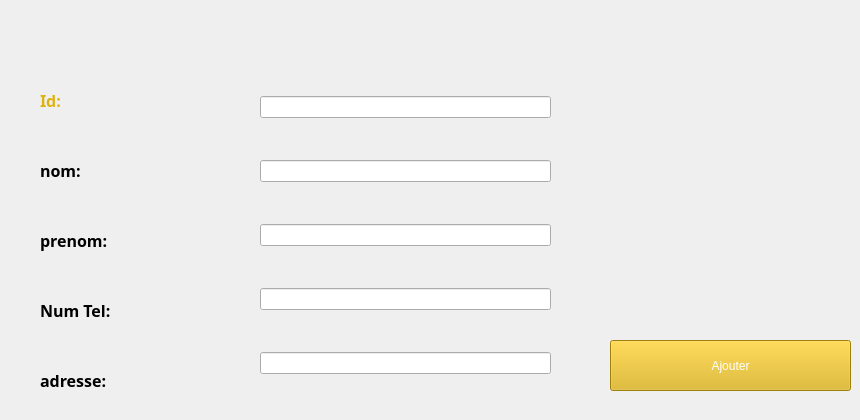
    <widget class="QWidget" name="tab">
     <attribute name="title">
      <string>Ajouter Client</string>
     </attribute>
     <widget class="QWidget" name="verticalLayoutWidget">
      <property name="geometry">
       <rect>
        <x>260</x>
        <y>60</y>
        <width>291</width>
        <height>351</height>
       </rect>
      </property>
      <layout class="QVBoxLayout" name="verticalLayout">
       <item>
        <widget class="QLineEdit" name="lineEdit_id">
         <property name="text">
          <string/>
         </property>
        </widget>
       </item>
       <item>
        <widget class="QLineEdit" name="lineEdit_nom"/>
       </item>
       <item>
        <widget class="QLineEdit" name="lineEditprenom"/>
       </item>
       <item>
        <widget class="QLineEdit" name="lineEdit_numtel"/>
       </item>
       <item>
        <widget class="QLineEdit" name="lineEditadresse"/>
       </item>
      </layout>
     </widget>
     <widget class="QLabel" name="label_4">
      <property name="geometry">
       <rect>
        <x>40</x>
        <y>80</y>
        <width>201</width>
        <height>41</height>
       </rect>
      </property>
      <property name="palette">
       <palette>
        <active>
         <colorrole role="WindowText">
          <brush brushstyle="SolidPattern">
           <color alpha="255">
            <red>222</red>
            <green>179</green>
            <blue>15</blue>
           </color>
          </brush>
         </colorrole>
         <colorrole role="Button">
          <brush brushstyle="SolidPattern">
           <color alpha="255">
            <red>96</red>
            <green>96</green>
            <blue>96</blue>
           </color>
          </brush>
         </colorrole>
         <colorrole role="Text">
          <brush brushstyle="SolidPattern">
           <color alpha="255">
            <red>222</red>
            <green>179</green>
            <blue>15</blue>
           </color>
          </brush>
         </colorrole>
         <colorrole role="ButtonText">
          <brush brushstyle="SolidPattern">
           <color alpha="255">
            <red>222</red>
            <green>179</green>
            <blue>15</blue>
           </color>
          </brush>
         </colorrole>
         <colorrole role="Base">
          <brush brushstyle="SolidPattern">
           <color alpha="255">
            <red>96</red>
            <green>96</green>
            <blue>96</blue>
           </color>
          </brush>
         </colorrole>
         <colorrole role="Window">
          <brush brushstyle="SolidPattern">
           <color alpha="255">
            <red>96</red>
            <green>96</green>
            <blue>96</blue>
           </color>
          </brush>
         </colorrole>
         <colorrole role="PlaceholderText">
          <brush brushstyle="NoBrush">
           <color alpha="128">
            <red>222</red>
            <green>179</green>
            <blue>15</blue>
           </color>
          </brush>
         </colorrole>
        </active>
        <inactive>
         <colorrole role="WindowText">
          <brush brushstyle="SolidPattern">
           <color alpha="255">
            <red>222</red>
            <green>179</green>
            <blue>15</blue>
           </color>
          </brush>
         </colorrole>
         <colorrole role="Button">
          <brush brushstyle="SolidPattern">
           <color alpha="255">
            <red>96</red>
            <green>96</green>
            <blue>96</blue>
           </color>
          </brush>
         </colorrole>
         <colorrole role="Text">
          <brush brushstyle="SolidPattern">
           <color alpha="255">
            <red>222</red>
            <green>179</green>
            <blue>15</blue>
           </color>
          </brush>
         </colorrole>
         <colorrole role="ButtonText">
          <brush brushstyle="SolidPattern">
           <color alpha="255">
            <red>222</red>
            <green>179</green>
            <blue>15</blue>
           </color>
          </brush>
         </colorrole>
         <colorrole role="Base">
          <brush brushstyle="SolidPattern">
           <color alpha="255">
            <red>96</red>
            <green>96</green>
            <blue>96</blue>
           </color>
          </brush>
         </colorrole>
         <colorrole role="Window">
          <brush brushstyle="SolidPattern">
           <color alpha="255">
            <red>96</red>
            <green>96</green>
            <blue>96</blue>
           </color>
          </brush>
         </colorrole>
         <colorrole role="PlaceholderText">
          <brush brushstyle="NoBrush">
           <color alpha="128">
            <red>222</red>
            <green>179</green>
            <blue>15</blue>
           </color>
          </brush>
         </colorrole>
        </inactive>
        <disabled>
         <colorrole role="WindowText">
          <brush brushstyle="SolidPattern">
           <color alpha="255">
            <red>222</red>
            <green>179</green>
            <blue>15</blue>
           </color>
          </brush>
         </colorrole>
         <colorrole role="Button">
          <brush brushstyle="SolidPattern">
           <color alpha="255">
            <red>96</red>
            <green>96</green>
            <blue>96</blue>
           </color>
          </brush>
         </colorrole>
         <colorrole role="Text">
          <brush brushstyle="SolidPattern">
           <color alpha="255">
            <red>222</red>
            <green>179</green>
            <blue>15</blue>
           </color>
          </brush>
         </colorrole>
         <colorrole role="ButtonText">
          <brush brushstyle="SolidPattern">
           <color alpha="255">
            <red>222</red>
            <green>179</green>
            <blue>15</blue>
           </color>
          </brush>
         </colorrole>
         <colorrole role="Base">
          <brush brushstyle="SolidPattern">
           <color alpha="255">
            <red>96</red>
            <green>96</green>
            <blue>96</blue>
           </color>
          </brush>
         </colorrole>
         <colorrole role="Window">
          <brush brushstyle="SolidPattern">
           <color alpha="255">
            <red>96</red>
            <green>96</green>
            <blue>96</blue>
           </color>
          </brush>
         </colorrole>
         <colorrole role="PlaceholderText">
          <brush brushstyle="NoBrush">
           <color alpha="128">
            <red>222</red>
            <green>179</green>
            <blue>15</blue>
           </color>
          </brush>
         </colorrole>
        </disabled>
       </palette>
      </property>
      <property name="font">
       <font>
        <family>Arial Black</family>
        <pointsize>12</pointsize>
        <weight>75</weight>
        <bold>true</bold>
       </font>
      </property>
      <property name="styleSheet">
       <string notr="true"/>
      </property>
      <property name="text">
       <string>Id:</string>
      </property>
     </widget>
     <widget class="QLabel" name="label_5">
      <property name="geometry">
       <rect>
        <x>40</x>
        <y>150</y>
        <width>201</width>
        <height>41</height>
       </rect>
      </property>
      <property name="font">
       <font>
        <family>Arial Black</family>
        <pointsize>12</pointsize>
        <weight>75</weight>
        <bold>true</bold>
       </font>
      </property>
      <property name="text">
       <string>nom:</string>
      </property>
     </widget>
     <widget class="QLabel" name="label_6">
      <property name="geometry">
       <rect>
        <x>40</x>
        <y>220</y>
        <width>201</width>
        <height>41</height>
       </rect>
      </property>
      <property name="font">
       <font>
        <family>Arial Black</family>
        <pointsize>12</pointsize>
        <weight>75</weight>
        <bold>true</bold>
       </font>
      </property>
      <property name="text">
       <string>prenom:</string>
      </property>
     </widget>
     <widget class="QLabel" name="label_7">
      <property name="geometry">
       <rect>
        <x>40</x>
        <y>290</y>
        <width>201</width>
        <height>41</height>
       </rect>
      </property>
      <property name="font">
       <font>
        <family>Arial Black</family>
        <pointsize>12</pointsize>
        <weight>75</weight>
        <bold>true</bold>
       </font>
      </property>
      <property name="text">
       <string>Num Tel:</string>
      </property>
     </widget>
     <widget class="QLabel" name="label_8">
      <property name="geometry">
       <rect>
        <x>40</x>
        <y>360</y>
        <width>201</width>
        <height>41</height>
       </rect>
      </property>
      <property name="font">
       <font>
        <family>Arial Black</family>
        <pointsize>12</pointsize>
        <weight>75</weight>
        <bold>true</bold>
       </font>
      </property>
      <property name="text">
       <string>adresse:</string>
      </property>
     </widget>
     <widget class="QPushButton" name="AjouterClient">
      <property name="geometry">
       <rect>
        <x>610</x>
        <y>340</y>
        <width>241</width>
        <height>51</height>
       </rect>
      </property>
      <property name="palette">
       <palette>
        <active>
         <colorrole role="WindowText">
          <brush brushstyle="SolidPattern">
           <color alpha="255">
            <red>255</red>
            <green>255</green>
            <blue>255</blue>
           </color>
          </brush>
         </colorrole>
         <colorrole role="Button">
          <brush brushstyle="SolidPattern">
           <color alpha="255">
            <red>222</red>
            <green>179</green>
            <blue>15</blue>
           </color>
          </brush>
         </colorrole>
         <colorrole role="Text">
          <brush brushstyle="SolidPattern">
           <color alpha="255">
            <red>255</red>
            <green>255</green>
            <blue>255</blue>
           </color>
          </brush>
         </colorrole>
         <colorrole role="ButtonText">
          <brush brushstyle="SolidPattern">
           <color alpha="255">
            <red>255</red>
            <green>255</green>
            <blue>255</blue>
           </color>
          </brush>
         </colorrole>
         <colorrole role="Base">
          <brush brushstyle="SolidPattern">
           <color alpha="255">
            <red>222</red>
            <green>179</green>
            <blue>15</blue>
           </color>
          </brush>
         </colorrole>
         <colorrole role="Window">
          <brush brushstyle="SolidPattern">
           <color alpha="255">
            <red>222</red>
            <green>179</green>
            <blue>15</blue>
           </color>
          </brush>
         </colorrole>
         <colorrole role="Highlight">
          <brush brushstyle="SolidPattern">
           <color alpha="255">
            <red>0</red>
            <green>31</green>
            <blue>56</blue>
           </color>
          </brush>
         </colorrole>
         <colorrole role="PlaceholderText">
          <brush brushstyle="NoBrush">
           <color alpha="128">
            <red>255</red>
            <green>255</green>
            <blue>255</blue>
           </color>
          </brush>
         </colorrole>
        </active>
        <inactive>
         <colorrole role="WindowText">
          <brush brushstyle="SolidPattern">
           <color alpha="255">
            <red>255</red>
            <green>255</green>
            <blue>255</blue>
           </color>
          </brush>
         </colorrole>
         <colorrole role="Button">
          <brush brushstyle="SolidPattern">
           <color alpha="255">
            <red>222</red>
            <green>179</green>
            <blue>15</blue>
           </color>
          </brush>
         </colorrole>
         <colorrole role="Text">
          <brush brushstyle="SolidPattern">
           <color alpha="255">
            <red>255</red>
            <green>255</green>
            <blue>255</blue>
           </color>
          </brush>
         </colorrole>
         <colorrole role="ButtonText">
          <brush brushstyle="SolidPattern">
           <color alpha="255">
            <red>255</red>
            <green>255</green>
            <blue>255</blue>
           </color>
          </brush>
         </colorrole>
         <colorrole role="Base">
          <brush brushstyle="SolidPattern">
           <color alpha="255">
            <red>222</red>
            <green>179</green>
            <blue>15</blue>
           </color>
          </brush>
         </colorrole>
         <colorrole role="Window">
          <brush brushstyle="SolidPattern">
           <color alpha="255">
            <red>222</red>
            <green>179</green>
            <blue>15</blue>
           </color>
          </brush>
         </colorrole>
         <colorrole role="Highlight">
          <brush brushstyle="SolidPattern">
           <color alpha="255">
            <red>0</red>
            <green>31</green>
            <blue>56</blue>
           </color>
          </brush>
         </colorrole>
         <colorrole role="PlaceholderText">
          <brush brushstyle="NoBrush">
           <color alpha="128">
            <red>255</red>
            <green>255</green>
            <blue>255</blue>
           </color>
          </brush>
         </colorrole>
        </inactive>
        <disabled>
         <colorrole role="WindowText">
          <brush brushstyle="SolidPattern">
           <color alpha="255">
            <red>255</red>
            <green>255</green>
            <blue>255</blue>
           </color>
          </brush>
         </colorrole>
         <colorrole role="Button">
          <brush brushstyle="SolidPattern">
           <color alpha="255">
            <red>222</red>
            <green>179</green>
            <blue>15</blue>
           </color>
          </brush>
         </colorrole>
         <colorrole role="Text">
          <brush brushstyle="SolidPattern">
           <color alpha="255">
            <red>255</red>
            <green>255</green>
            <blue>255</blue>
           </color>
          </brush>
         </colorrole>
         <colorrole role="ButtonText">
          <brush brushstyle="SolidPattern">
           <color alpha="255">
            <red>255</red>
            <green>255</green>
            <blue>255</blue>
           </color>
          </brush>
         </colorrole>
         <colorrole role="Base">
          <brush brushstyle="SolidPattern">
           <color alpha="255">
            <red>222</red>
            <green>179</green>
            <blue>15</blue>
           </color>
          </brush>
         </colorrole>
         <colorrole role="Window">
          <brush brushstyle="SolidPattern">
           <color alpha="255">
            <red>222</red>
            <green>179</green>
            <blue>15</blue>
           </color>
          </brush>
         </colorrole>
         <colorrole role="Highlight">
          <brush brushstyle="SolidPattern">
           <color alpha="255">
            <red>0</red>
            <green>120</green>
            <blue>215</blue>
           </color>
          </brush>
         </colorrole>
         <colorrole role="PlaceholderText">
          <brush brushstyle="NoBrush">
           <color alpha="128">
            <red>255</red>
            <green>255</green>
            <blue>255</blue>
           </color>
          </brush>
         </colorrole>
        </disabled>
       </palette>
      </property>
      <property name="contextMenuPolicy">
       <enum>Qt::CustomContextMenu</enum>
      </property>
      <property name="text">
       <string>Ajouter</string>
      </property>
     </widget>
    </widget>
